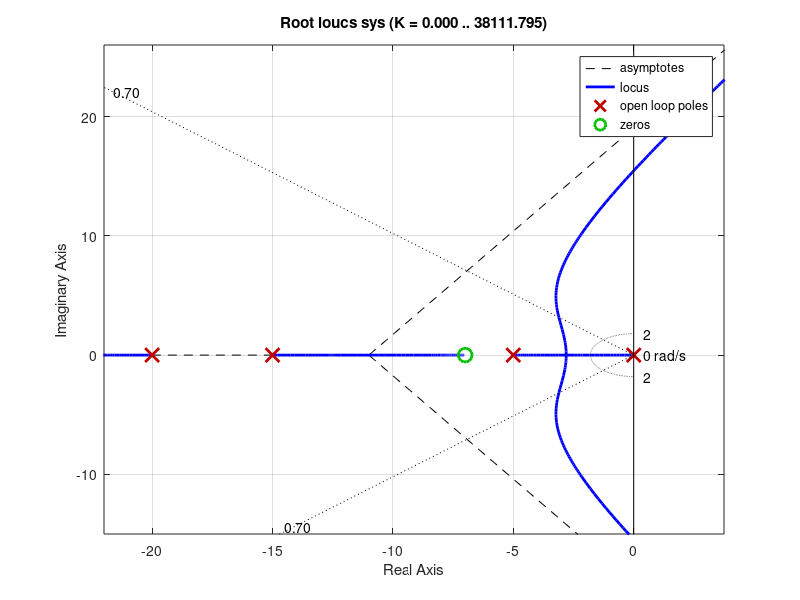

Write the MATLAB code that produced this figure. (Note: this script raises an error after producing the figure.)
num =[1 7];
den = conv(conv([1,0],[1 5]),conv([1 15],[1 20]));
sys = tf(num,den);
rlocus(sys)
axis([-22 3 -15 26])
zeta = 0.7;
wn = 1.8;
sgrid(zeta,wn)
[k,poles] = rlocfind(sys)
sys_CL = feedback(k*sys,1)
step(sys_CL)